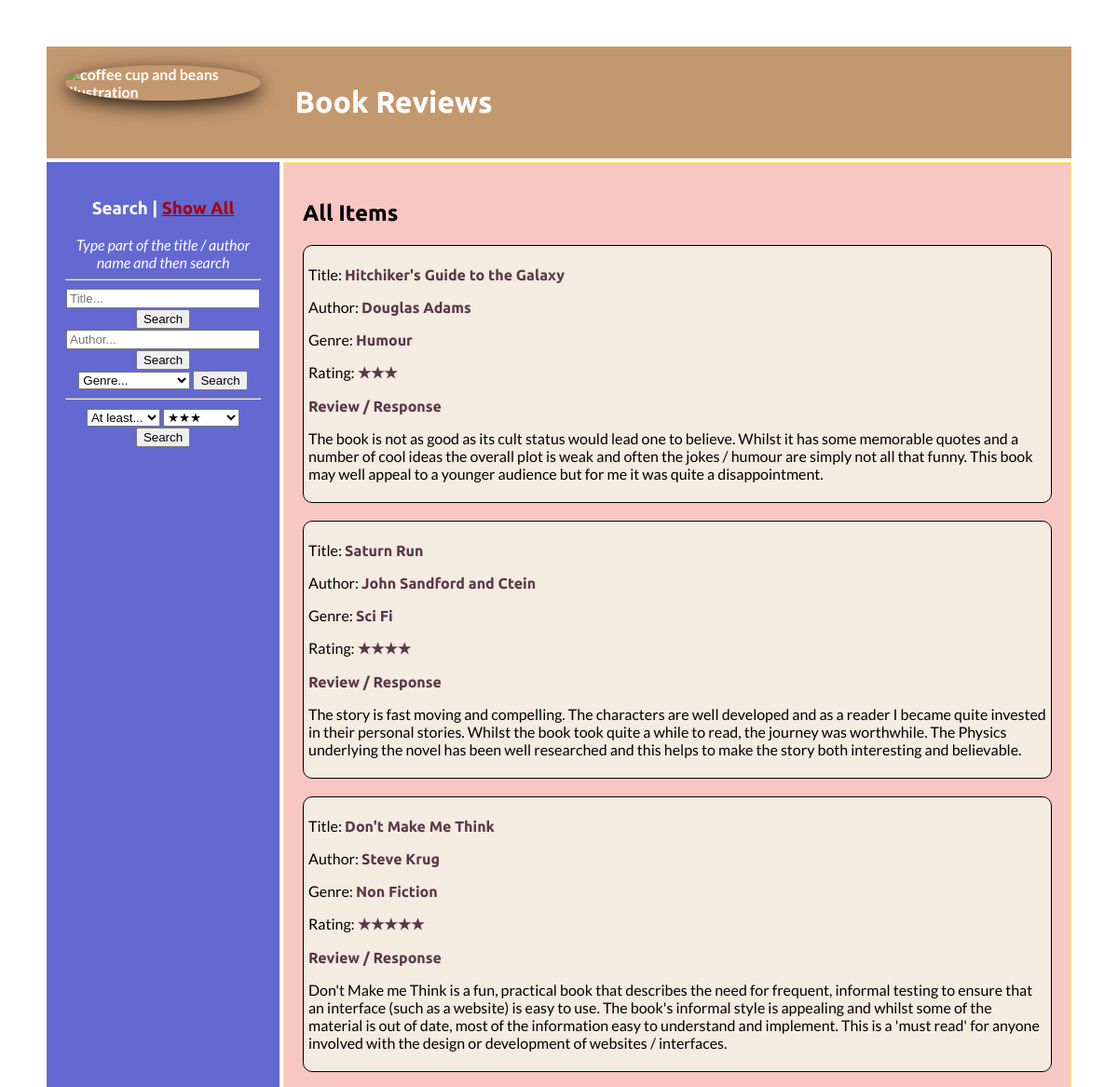
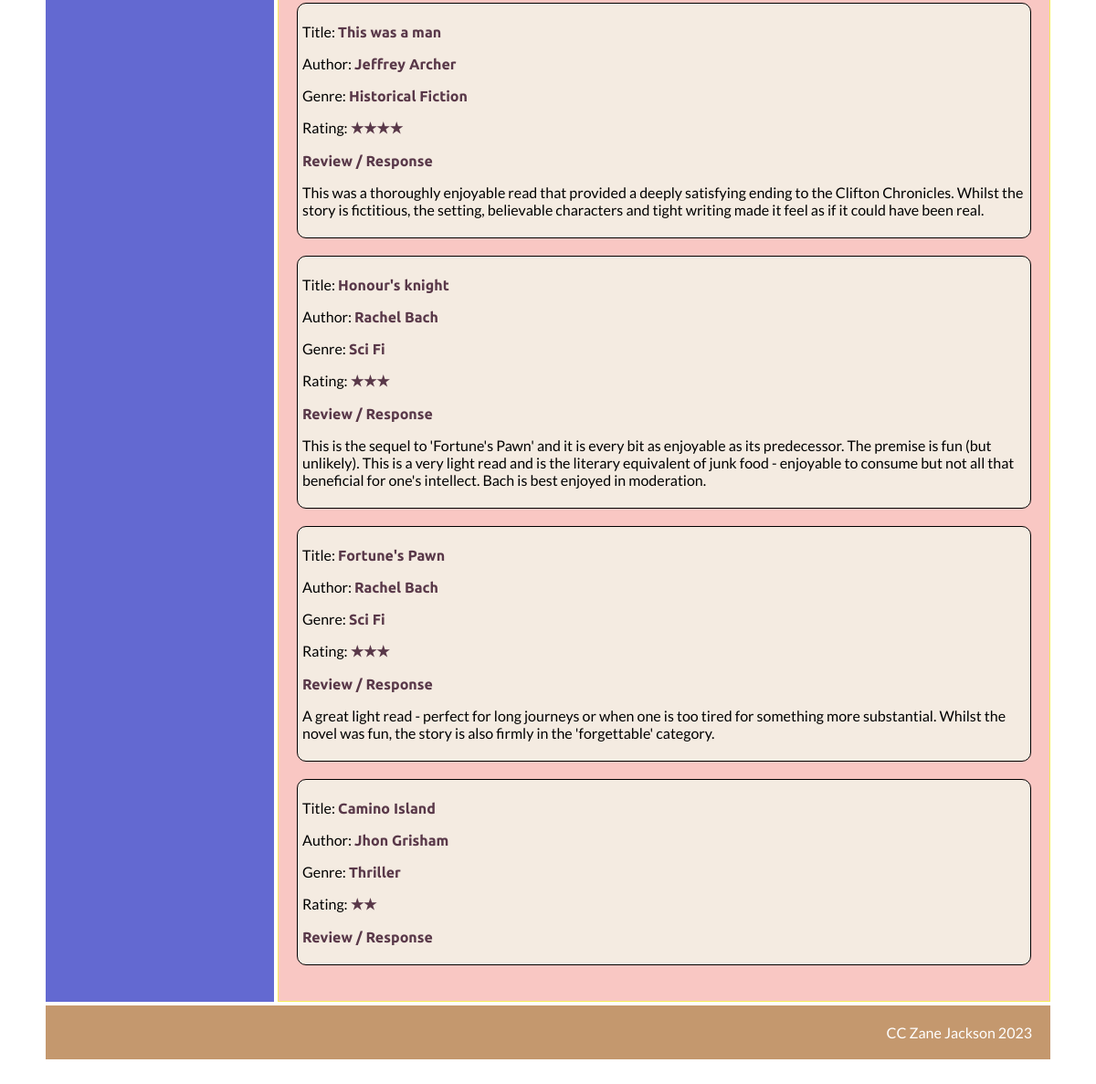
The page / on the database its author committed (2 pictures, top to bottom).
### tables this page shows
CREATE TABLE `book_reviews` (
  `ID` int NOT NULL AUTO_INCREMENT,
  `Title` varchar(150) NOT NULL,
  `Author` varchar(100) NOT NULL,
  `Genre` varchar(50) NOT NULL,
  `Rating` int NOT NULL,
  `Review` text NOT NULL,
  PRIMARY KEY (`ID`)
);

### index.php (the view)
<?php
	include "Topbit.php";
$showall_sql= "SELECT * FROM `book_reviews`";
$showall_query=mysqli_query($dbconnect, $showall_sql);
$showall_rs=mysqli_fetch_assoc($showall_query);
$count=mysqli_num_rows($showall_query);
?>
        <div class="box main">
            <h2>All Items</h2>
			<?php
			if ($count<1)
			{
			?>
			<div class="error">
				Sorry! There are no results that match your search.
				Please use the search box in the sidebar to try again.
			</div>
			<?php
			}
			else {
				do {
			?>
			<div class="results">
				<p>Title: <span class="sub_heading"><?php echo $showall_rs['Title'];?></span></p>
				<p>Author: <span class="sub_heading"><?php echo $showall_rs['Author'];?></span></p>
				<p>Genre: <span class="sub_heading"><?php echo $showall_rs['Genre'];?></span></p>
				<p>Rating: <span class="sub_heading">
					<?php
					for ($x=0; $x < $showall_rs['Rating']; $x++)
					{echo "&#9733;";}
					?>
					</span></p>
				<p><span class="sub_heading">Review / Response</span></p>
				<p><?php echo $showall_rs['Review'];?></p>
			</div>
			<br />
			<?php
				}
				while($showall_rs=mysqli_fetch_assoc($showall_query));
			}
			?>
	    </div>
<?php
	include "Bottombit.php";
?>

### Topbit.php (shortened to what this page needs)
<!DOCTYPE HTML>
<html lang="en">
<head>
    <link rel="stylesheet" href="book_style.css">
</head>
<body>
    <div class="wrapper">
        <div class="box banner">
        <a href="index.php">
            <div class="box logo"  title="Logo - Click here to go to the Home Page">
            <img class="img-circle" src="images/coffee_logo.png" width="186" height="150" alt="coffee cup and beans illustration" />
            </div>
        </a>
            <h1>Book Reviews</h1>
        </div>
        <div class="box side">
            <h2>Side Bar</h2>
				<p>items go here</p>
				<ul>
					<li>Here</li>
					<li>is</li>
					<li>a</li>
					<li>list</li>
				</ul>
        </div>

### Bottombit.php (shortened to what this page needs)
<div class="box side">
	<h3>Search | <a class="side" href="index.php">Show All</a></h3>
	<i>Type part of the title / author name and then search</i>
	<hr />
	<form method="post" action="title_search.php" enctype="multipart/form-data">
		<input class="search" type="text" size="40" value="" name="title" required placeholder = "Title..."/>
		<input class="submit" type="submit" name="find_title" value="Search"/>
	</form>
	<form method="post" action="author_search.php" enctype="multipart/form-data">
		<input class="search" type="text" size="40" value="" name="author" required placeholder = "Author..."/>
		<input class="submit" type="submit" name="find_author" value="Search"/>
	</form>
	<form method="post" action="genre_search.php" enctype="multipart/form-data">
		<select name="genre" required>
			<option value="" disabled selected>Genre...</option>
		</select>
		<input class="submit" type="submit" name="find_genre" value="Search"/>
	</form>
	<hr />
	<form method="post" action="rating_search.php" enctype="multipart/form-data">
		<select class="half_width" name="amount">
			<option value="more" selected>At least...</option>
		</select>
		<select class="half_width" name="stars">
			<option value=3 selected>&#9733;&#9733;&#9733;</option>
		</select>
		<input type="submit" class="submit" name="find_rating" value="Search"/>
</div>
		<div class="box footer">
            CC Zane Jackson 2023
        </div>
    </div>
</body>

### book_style.css (style rules this page uses)
body { margin: auto; padding: 50px; color: #000; font-family: 'Lato', sans-serif; }
.wrapper { display: grid; grid-template-columns: 250px 1fr; grid-template-rows: auto; grid-template-areas: "banner banner" "side main" "footer footer"; grid-gap: 4px; }
.box { padding: 20px; background-color: #92DCE5; }
.logo, .banner, .footer { background-color: #c4986e; }
.logo, .banner, .side, .footer { color: #fff; }
.logo { padding: 0; float: left; }
.banner { grid-area: banner; }
.side { grid-area: side; background-color: #6369D1; text-align: center; }
.main { grid-area: main; background-color: #f9c7c3; border: solid 1px #F7EC59; }
.footer { grid-area: footer; text-align: right; }
h1, h2, h3, h4 { font-family: 'Ubuntu', sans-serif; }
a { font-weight: bold; }
a:link { color: #AA0000; }
.img-circle { border-radius: 50%; max-width: 85%; height: auto; box-shadow: 0 6px 20px 0 rgba(0, 0, 0, 0.8); }
.sub_heading { font-family: 'Ubuntu', sans-serif; color: #593849; font-weight: bold; }
.results { background-color: #f4ebe1; border-radius: 10px; border: 1px solid #000; padding: 5px; }
.search { width: 200px; }

### rows shown on the page
book_reviews: Title "Hitchiker's Guide to the Galaxy", Author "Douglas Adams", Genre "Humour", Review "The book is not as good as its cult status would lead one to believe. Whilst it has some memorable quotes and a number of cool ideas the overall plot is weak and often the jokes / humour are simply not all that funny. This book may well appeal to a younger audience but for me it was quite a disappointment."
book_reviews: Title "Saturn Run", Author "John Sandford and Ctein", Genre "Sci Fi", Review "The story is fast moving and compelling. The characters are well developed and as a reader I became quite invested in their personal stories. Whilst the book took quite a while to read, the journey was worthwhile. The Physics underlying the novel has been well researched and this helps to make the story both interesting and believable."
book_reviews: Title "Don't Make Me Think", Author "Steve Krug", Genre "Non Fiction", Review "Don't Make me Think is a fun, practical book that describes the need for frequent, informal testing to ensure that an interface (such as a website) is easy to use. The book's informal style is appealing and whilst some of the material is out of date, most of the information easy to understand and implement. This is a 'must read' for anyone involved with the design or development of websites / interfaces."
book_reviews: Title "This was a man", Author "Jeffrey Archer", Genre "Historical Fiction", Review "This was a thoroughly enjoyable read that provided a deeply satisfying ending to the Clifton Chronicles. Whilst the story is fictitious, the setting, believable characters and tight writing made it feel as if it could have been real."
book_reviews: Title "Honour's knight", Author "Rachel Bach", Genre "Sci Fi", Review "This is the sequel to 'Fortune's Pawn' and it is every bit as enjoyable as its predecessor. The premise is fun (but unlikely). This is a very light read and is the literary equivalent of junk food - enjoyable to consume but not all that beneficial for one's intellect. Bach is best enjoyed in moderation."
book_reviews: Title "Fortune's Pawn", Author "Rachel Bach", Genre "Sci Fi", Review "A great light read - perfect for long journeys or when one is too tired for something more substantial. Whilst the novel was fun, the story is also firmly in the 'forgettable' category."
book_reviews: Title "Camino Island", Author "Jhon Grisham", Genre "Thriller"
